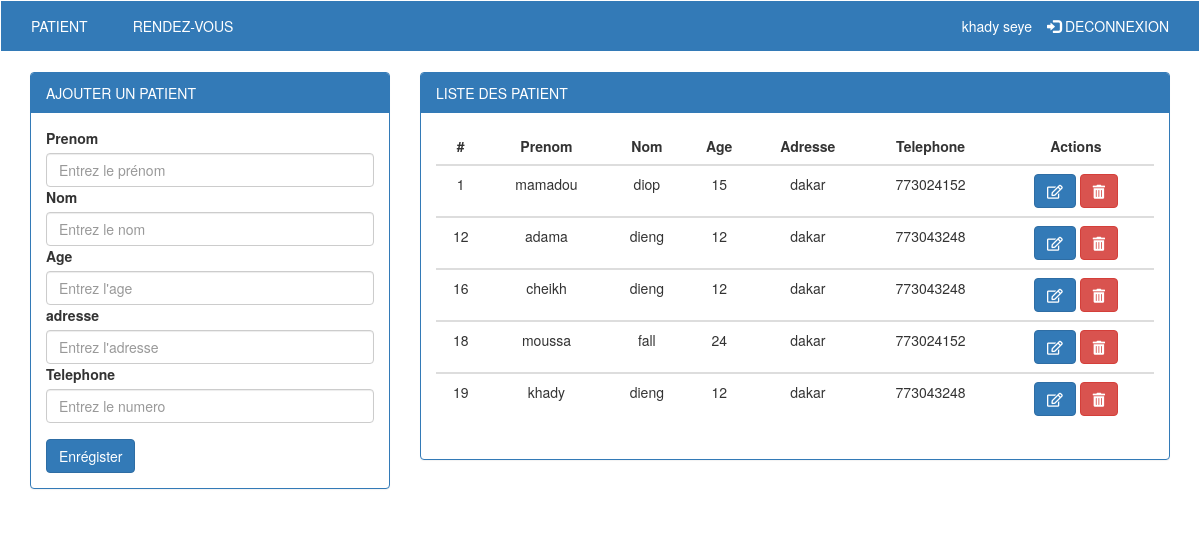
The page /pages/secretaire/profile.php?id=12 (signed in) on the database its author committed.
### tables this page shows
CREATE TABLE `patient` (
  `id_patient` int(11) NOT NULL,
  `prenom` varchar(100) NOT NULL,
  `nom` varchar(100) NOT NULL,
  `age` int(11) NOT NULL,
  `adresse` varchar(45) NOT NULL,
  `telephone` int(11) NOT NULL,
  `id_secretaire` int(11) NOT NULL
);

### pages/classes/ConnexionDB.php (called while the page is built)
<?php
class ConnexionDB{
    public function connect(){
        $servername = "localhost";
        $dbname = 'hopital';
        $username = "root";
        $pass = "root";
        $encodage = 'utf8';
        try {
        $bdd = new PDO("mysql:host=$servername;dbname=$dbname;charset=$encodage", $username, $pass);
        $bdd->setAttribute(PDO::ATTR_ERRMODE, PDO::ERRMODE_EXCEPTION);
        return $bdd;
        }
        catch(PDOException $e)
        {
        echo "Impossible de se connecter à la base de données: " . $e->getMessage();
        }
    }
}

### pages/classes/Requette.php (called while the page is built, shortened)
<?php
class Requette extends ConnexionDB{
    public function selectWithCondition($nomtable,$nom_id_table,$id){
        $res = $this->connect()->prepare("SELECT * FROM $nomtable WHERE $nom_id_table  = ? ");
        $res->execute(array($id));
        if($res->rowCount() > 0){
            while($ligne  = $res->fetch()){
                $user []= $ligne;
            }
        }
        return $user;
    }
}

### pages/secretaire/profile.php (the view, shortened to what this page needs)
<?php
    require_once '../classes/ConnexionDB.php';
    require_once '../classes/Requette.php';
    require_once '../classes/Formulaire.php';
    if(isset($_SESSION['id_secretaire'])){
?>
<!DOCTYPE html>
<html lang="en">
<head>
  <link rel="stylesheet" href="https://maxcdn.bootstrapcdn.com/bootstrap/3.4.0/css/bootstrap.min.css">
  <link rel="stylesheet" href="https://use.fontawesome.com/releases/v5.9.0/css/all.css">
  <link rel="stylesheet" href="../../css/menu.css">
</head>
<body>
<nav class="navbar navbar-inverse">
            <div class="container-fluid">
              <ul class="nav navbar-nav">
                <li><a href="">PATIENT</a></li>
                <?php
                    if(isset($_SESSION['id_secretaire'])){
                        $s = $_SESSION['id_secretaire'];
                  ?>
                <li><a href='rv.php?id=<?php echo $s ;?>'>RENDEZ-VOUS</a>
              </li> <?php } ?>
              </ul>
              <ul class="nav navbar-nav navbar-right">
              <li class="connect"><?php if(isset( $_SESSION['prenom'])&& $_SESSION['prenom']){echo $_SESSION['prenom']." " .$_SESSION['nom'];}?></li>
                <li><a href="deconnexion.php"><span class="glyphicon glyphicon-log-in"></span> DECONNEXION</a></li>
              </ul>
            </div>
          </nav>
<div class="container-fluid">
  <div class="panel-group col-md-4">
    <div class="panel panel-primary">
      <div class="panel-heading">AJOUTER UN PATIENT</div>
      <div class="panel-body">
    <form action="" method="post">
    <div class="form-group ">
        <?php
            $forms = new Formulaire();
            echo $forms->formInput('Prenom','text','prenom','Entrez le prénom');
            echo $forms->formInput('Nom ','text','nom','Entrez le nom ');
            echo $forms->formInput('Age','text','age','Entrez l\'age');
            echo $forms->formInput('adresse','text','adresse','Entrez l\'adresse ');
            echo $forms->formInput('Telephone','tel','telephone','Entrez le numero ');
            echo $forms->formInput('','hidden','secretaire','',$_GET['id']);
        ?>
    </div>
        <?php echo $forms->formSubmit('submit','Enrégister'); ?>
    </form>
      </div>
    </div>
  </div>
  <div class="panel-group col-md-8">
    <div class="panel panel-primary">
      <div class="panel-heading">LISTE DES PATIENT</div>
      <div class="panel-body">
       <?php
       if(isset($_GET['id'])){
        $id =  $_GET['id'];
        }
        $req = new Requette();
        $user = $req->selectWithCondition('patient','id_secretaire',$id);
         echo "
         <table class=\"table\" >
         <thead class='thead-dark'>
           <tr>
             <th scope=\"col\">#</th>
             <th scope=\"col\">Prenom</th>
             <th scope=\"col\">Nom</th>
             <th scope=\"col\">Age</th>
             <th scope=\"col\">Adresse</th>
             <th scope=\"col\">Telephone</th>
             <th scope=\"col\">Actions</th>
           </tr>
         </thead>
         ";
         foreach($user as $val){
             echo"<tbody>";
             echo "<tr>
             <td>".$val['id_patient']."</td>
             <td>".$val['prenom']."</td>
             <td>".$val['nom']."</td>
             <td>".$val['age']."</td>
             <td>".$val['adresse']."</td>
             <td>".$val['telephone']."</td>";
             echo "
             <td><a class='btn btn-primary'href='editrv.php?id=".$val['id_patient']."'><em class=\"far fa-edit\"></em></a>
                 <a class='btn btn-danger' href='delrv.php?id=".$val['id_patient']."' onclick=\"return confirm('êtes vous sure de vouloir supprimer cet enrégistrement ?')\";><em class=\"fas fa-trash-alt\"></em></a>
             </td>";
         }
         echo "</tbody>";
         echo "</table>";
        ?>
      </div>
    </div>
  </div>
</body>
</html>
<?php
}
?>

### css/menu.css (style rules this page uses)
.navbar { width: 100%; background-color: #337ab7; border-radius: 0; border: 1px solid #ffffff; }
.navbar-inverse .navbar-nav > li > a { color: #ffffff; }
.navbar-nav > li > a { padding-right: 30px; }
.connect { color: white; margin-top: 15px; font-size: 1em; }
table th ,td { text-align: center; }

### rows shown on the page
patient: id_patient "1", prenom "mamadou", nom "diop", age "15", adresse "dakar", telephone "773024152"
patient: id_patient "12", prenom "adama", nom "dieng", age "12", adresse "dakar", telephone "773043248"
patient: id_patient "16", prenom "cheikh", nom "dieng", age "12", adresse "dakar", telephone "773043248"
patient: id_patient "18", prenom "moussa", nom "fall", age "24", adresse "dakar", telephone "773024152"
patient: id_patient "19", prenom "khady", nom "dieng", age "12", adresse "dakar", telephone "773043248"

### other values the page prints
$_SESSION['prenom'] "khady"
$_SESSION['nom'] "seye"
$label "Prenom Nom Age adresse Telephone"
